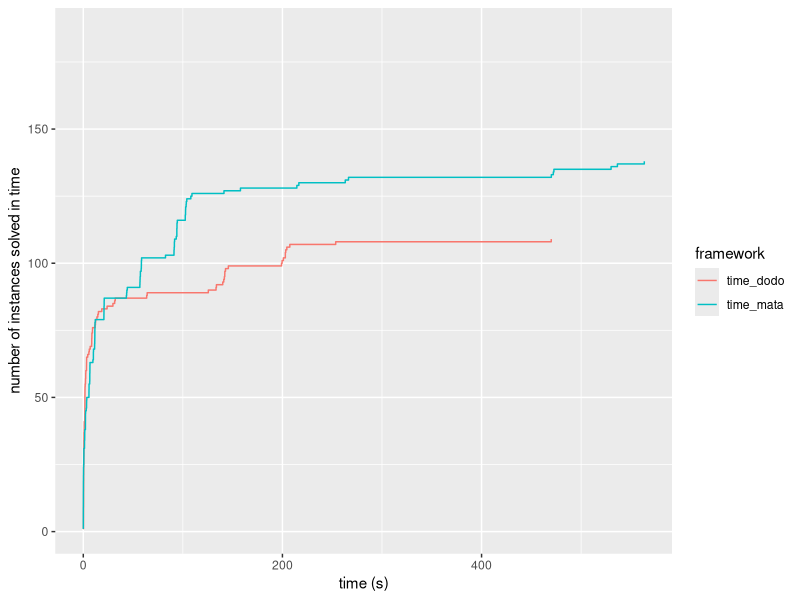
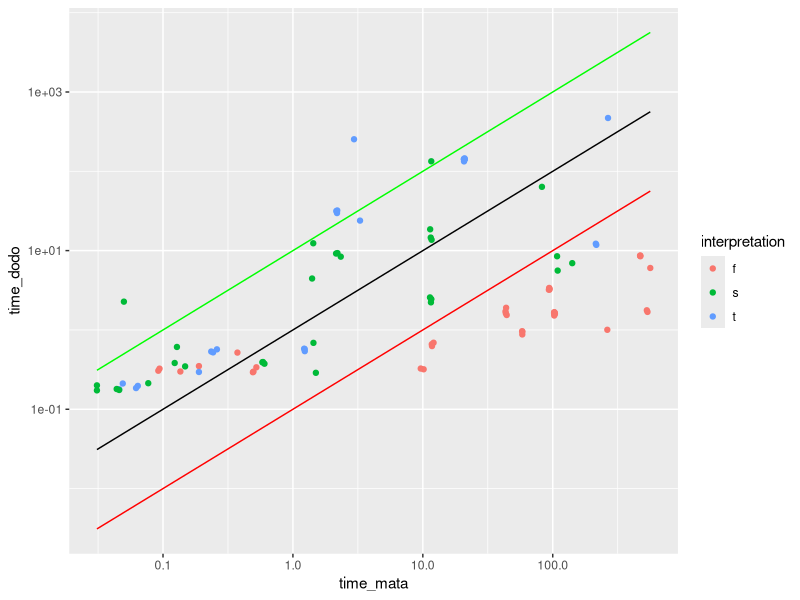
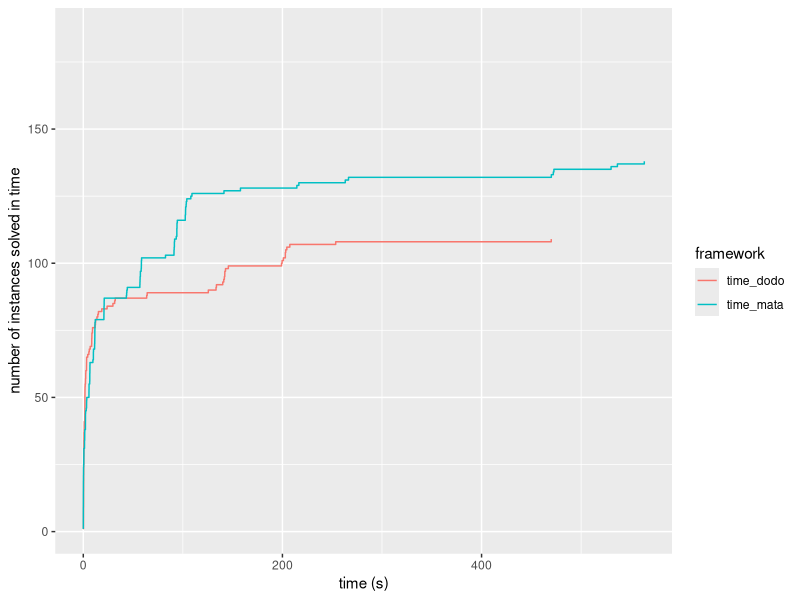
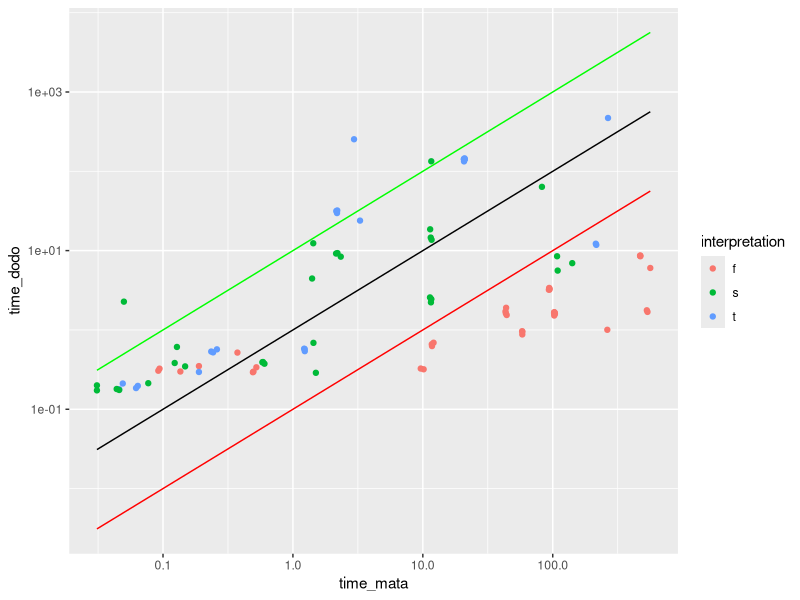

R code for these plots, in order:
library(tidyverse)
 
results_mata <- read_csv("results/oneshot_comparison_mata.csv")
results_dodo <- read_csv("results/oneshot_comparison_dodo.csv") 

results <- full_join(results_mata, results_dodo, by = join_by(name, property, interpretation), suffix = c("_mata", "_dodo"))

# how many were solved? -> text output
print(factor(results$output_mata) %>% summary())
print(factor(results$output_dodo) %>% summary())
print("solved by mata, but not by dodo:")
print(sum(results$output_mata %in% c("0", "1") & !(results$output_dodo %in% c("0", "1"))))
print("solved by dodo, but not by mata:")
print(sum(results$output_dodo %in% c("0", "1") & !(results$output_mata %in% c("0", "1"))))

# how fast were they solved?
results %>%
  pivot_longer(cols = c(time_mata, time_dodo), names_to = "column", values_to = "time") %>%
  group_by(column) %>%
  arrange(time) %>%
  mutate(solved_cumulatively = row_number()) %>%
  ggplot() +
  geom_step(mapping = aes(x = time, color = column, y = solved_cumulatively)) +
  xlab("time (s)") +
  ylab("number of instances solved in time") +
  labs(color = "framework")
ggsave("cumulative.png")

results %>%
  ggplot() +
  geom_point(mapping = aes(x = time_mata, y = time_dodo, color = interpretation)) +
  scale_x_log10() +
  scale_y_log10() +
  geom_function(fun = function(x) x) +
  geom_function(fun = function(x) 10 * x, color = "green") +
  geom_function(fun = function(x) 0.1 * x, color = "red")
ggsave("comparison.png")
